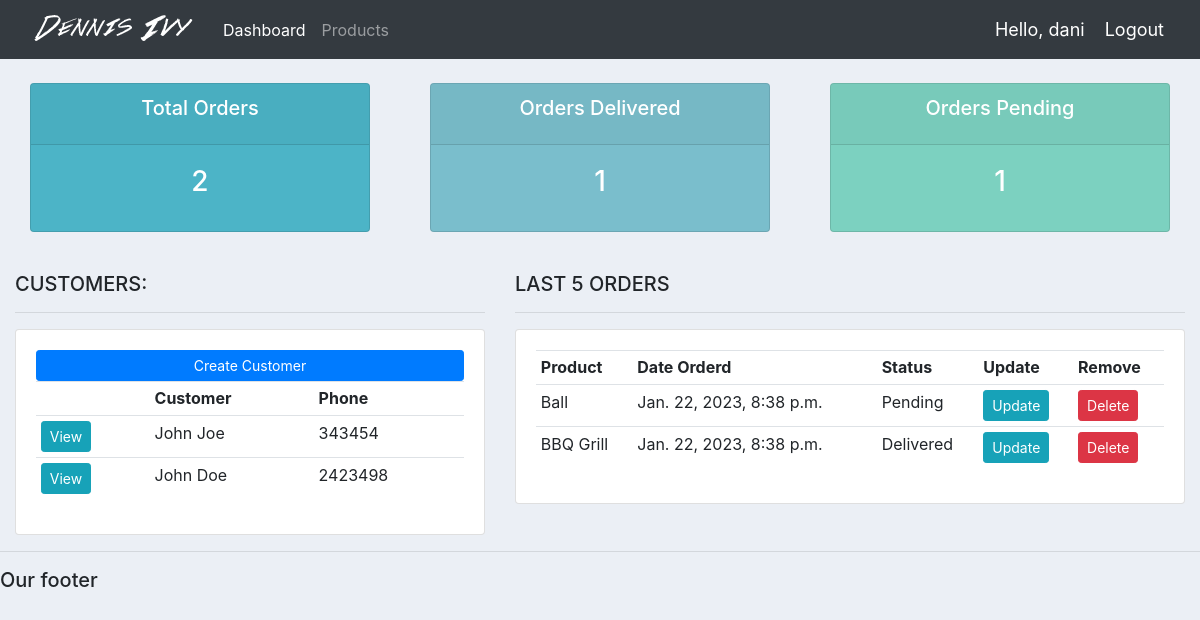
Page / (signed in) on the earlier database version.
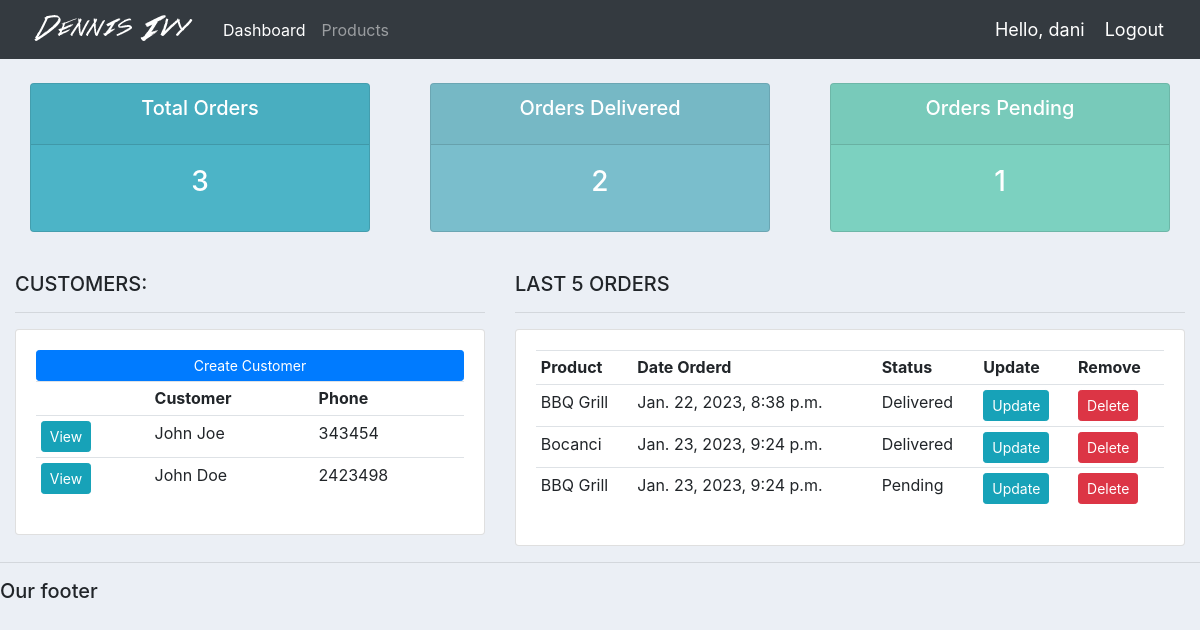
Same page on the later database version.
### accounts/models.py (models this page shows, shortened)
class Customer(models.Model):
    name = models.CharField(max_length=200, null=True)
    phone = models.CharField(max_length=200, null=True)
    email = models.CharField(max_length=200, null=True)
    date_created = models.DateTimeField(auto_now_add=True)

class Order(models.Model):
    STATUS = (
        ('Pending', 'Pending'),
        ('Out for delivery', 'Out for delivery'),
        ('Delivered', 'Delivered'),
    )
    customer = models.ForeignKey(Customer, null=True, on_delete=models.SET_NULL) #relationship... relatii una la mai multe
    product = models.ForeignKey(Product, null=True, on_delete=models.SET_NULL)
    date_created =models.DateTimeField(auto_now_add=True)
    status = models.CharField(max_length=200, null=True, choices=STATUS)
    note = models.CharField(max_length=1000, null=True)

class Product(models.Model):
    CATEGORY = (
        ('Indoor', 'Indoor'),
        ('Out Door', 'Out Door'),
    )
    name = models.CharField(max_length=200, null=True)
    price = models.FloatField(null=True)
    category = models.CharField(max_length=200, null=True, choices=CATEGORY)
    description = models.CharField(max_length=200, null=True, blank=True)
    date_created = models.DateTimeField(auto_now_add=True)
    tags = models.ManyToManyField(Tag)
    def __str__(self):
        return self.name

### accounts/views.py (the view)
# urls.py: path('', views.home, name="home"),
@login_required(login_url='login')
def home(request):
    orders = Order.objects.all()
    customers = Customer.objects.all()
    total_customers = customers.count()
    total_orders = orders.count()
    delivered = orders.filter(status='Delivered').count()
    pending = orders.filter(status='Pending').count()
    context = {'orders':orders, 'customers':customers,
                'total_orders': total_orders, 'delivered': delivered,
                'pending': pending}
    return render(request, 'accounts/dashboard.html', context)

### accounts/templates/accounts/dashboard.html
{% extends 'accounts/main.html' %}
{% block content %}
{% include 'accounts/status.html' %}
<br>
<div class="row">
    <div class="col-md-5">
        <h5>CUSTOMERS:</h5>
        <hr>
        <div class="card card-body">
            <a class="btn btn-primary btn-sm btn-block" href="">Create Customer
            </a>
            <table class="table table-sm">
                <tr>
                    <th></th>
                    <th>Customer</th>
                    <th>Phone</th>
                </tr>
                {% for customer in customers %}
                    <tr>
                        <td><a class="btn btn-sm btn-info" href="{% url 'customer' customer.id %}">View</a></td>
                        <td>{{customer.name}}</td>
                        <td>{{customer.phone}}</td>
                    </tr>
                {% endfor %}
            </table>
        </div>
    </div>
    <div class="col-md-7">
        <h5>LAST 5 ORDERS</h5>
        <hr>
        <div class="card card-body">
            <table class="table table-sm">
                <tr>
                    <th>Product</th>
                    <th>Date Orderd</th>
                    <th>Status</th>
                    <th>Update</th>
                    <th>Remove</th>
                </tr>
                {% for order in orders %}
                    <tr>
                        <td>{{order.product}}</td>
                        <td>{{order.date_created}}</td>
                        <td>{{order.status}}</td>
                        <td><a class="btn btn-sm btn-info" href="{% url 'update_order' order.id %}">Update</a></td>
                        <td><a class="btn btn-sm btn-danger" href="{% url 'delete_order' order.id %}">Delete</a></td>
                    </tr>
                {% endfor %}
            </table>
        </div>
    </div>
</div>
{% endblock %}

Differences in the rows shown:
removed Order: product "Ball", date_created "Jan. 22, 2023, 8:38 p.m.", status "Pending"
added Order: product "Bocanci", date_created "Jan. 23, 2023, 9:24 p.m.", status "Delivered"
added Order: product "BBQ Grill", date_created "Jan. 23, 2023, 9:24 p.m.", status "Pending"
Other differences:
{{ total_orders }}: "2" → "3"
{{ delivered }}: "1" → "2"
